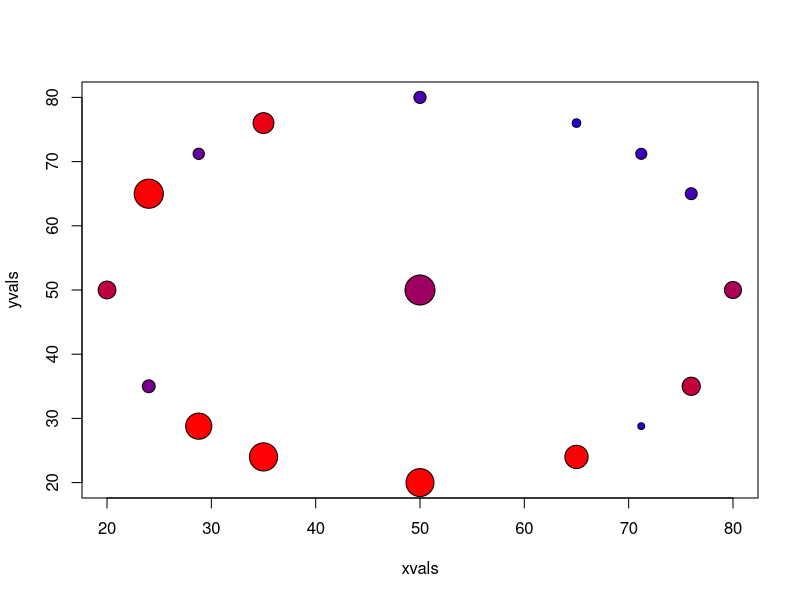

Here is the R script that generated this plot:
numofcities = 17
set.seed(1)
T = 50
p = 0.9
gamma=0.2
c = 5
vmax=0.85
vbase=0.15
V = function(It,Nt) ((vmax-vbase)*(It/Nt))+vbase
phi=0
numofinfected=0
S = matrix(data = 0, nrow = T, ncol = numofcities)
S[1,1]=999
for(i in 2:numofcities){
  S[1,i]=sample(100:1000,1)
}
I = matrix(data = 0, nrow = T, ncol = numofcities)
I[1,1]=1
R = matrix(data = 0, nrow = T, ncol = numofcities)
N=matrix(data=0,nrow=1,ncol=numofcities)
for(i in 1:numofcities){
  N[1,i]=S[1,i]+I[1,i]+R[1,i]
}
Nmax=max(N)
xvals=runif(n=numofcities,min=0,max=100)
yvals=runif(n=numofcities,min=0,max=100)
xvals[1]=50 
yvals[1]=50
xvals[2]=50 
yvals[2]=20
xvals[3]=65
yvals[3]=24
xvals[4]=71.21
yvals[4]=28.79
xvals[5]=76
yvals[5]=35
xvals[6]=80
yvals[6]=50
xvals[7]=76
yvals[7]=65
xvals[8]=71.21
yvals[8]=71.21
xvals[9]=65
yvals[9]=76
xvals[10]=50
yvals[10]=80
xvals[11]=35
yvals[11]=76
xvals[12]=28.79
yvals[12]=71.21
xvals[13]=24
yvals[13]=65
xvals[14]=20
yvals[14]=50
xvals[15]=24
yvals[15]=35
xvals[16]=28.79
yvals[16]=28.79
xvals[17]=35
yvals[17]=24
distances = function(x1,y1,x2,y2) sqrt((x2-x1)^2+(y2-y1)^2) 
D = matrix(data = 0, nrow = numofcities, ncol = numofcities)
for(i in 1:numofcities){
  for(j in 1:numofcities){
    D[i,j]=distances(xvals[i],yvals[i],xvals[j],yvals[j])
  }
}

beta = p*c
alpha = 2
E=matrix(data = 0,nrow=1,ncol=numofcities)
for(t in 1:(T-1)){
  E=exp(-beta*((1/(D+1)^alpha)%*%((I[t,]/N[1,])*(N[1,]/Nmax))))
  S[t+1,] = (S[t,]*E*(1-V(I[t,],N[1,]))) + (phi*R[t,])
  I[t+1,] = S[t,]*(1-E)*(1-V(I[t,],N[1,])) + I[t,]*(1-gamma)
  R[t+1,] = ((1-phi)*R[t,])+(I[t,]*gamma)+V(I[t,],N[1,])*S[t,]
}



mycol=colorRamp(c(rgb(0,0,1), rgb(1,0,0)))
time=50
maxfrac=max(I[time,]/N[1,])
cols=mycol(I[time,]/N[1,]/maxfrac)/255
# for(i in 1:20)
# plot(xvals[1,i],yvals[1,i],pch=21,bg=rgb(cols),cex=N[1,i]/200)
plot(xvals,yvals,pch=21,bg=rgb(cols),cex=N/250)

#matplot(I,type="l",col=1:20,lty=1)

